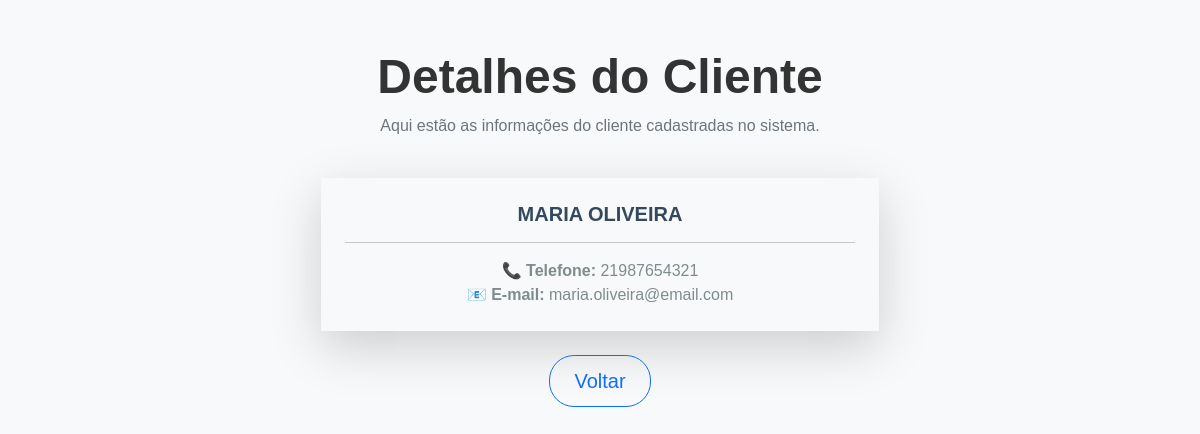
/view/29/, run on the app's committed database.
### app/models.py (models this page shows)
class User (models.Model):
    username = models.CharField(max_length=20)
    phone = models.IntegerField(max_length=11)
    email = models.EmailField(max_length=254)

### app/views.py (the view)
# urls.py: path('view/<int:pk>/', view, name='view'),
def view(request, pk):
    data = {}
    data['db'] = User.objects.get(pk = pk)
    return render(request, 'view.html', data)

### app/templates/view.html (shortened to what this page needs)
{% load static %}
<!DOCTYPE html>
<html lang="pt-br">
<head>
    <link rel="stylesheet" href="https://cdn.jsdelivr.net/npm/bootstrap@5.1.3/dist/css/bootstrap.min.css"
>
    <link rel="stylesheet" href="{% static 'style.css' %}">
</head>
<body class="bg-light">
    <main class="container py-5">
        <div class="text-center mb-4">
            <h1 class="display-5 fw-bold">Detalhes do Cliente</h1>
            <p class="text-muted">Aqui estão as informações do cliente cadastradas no sistema.</p>
        </div>
        <div class="col-md-6 mx-auto">
            <div class="shadow-lg border-0 rounded-4">
                <div class="card-body p-4 text-center">
                    <h5 class="card-title text-uppercase fw-bold">{{ db.username }}</h5>
                    <hr>
                    <p class="card-text">
                        <strong>📞 Telefone:</strong> {{ db.phone }}<br>
                        <strong>📧 E-mail:</strong> {{ db.email }}
                    </p>
                </div>
            </div>
        </div>
        <div class="text-center mt-4">
            <a href="/" class="btn btn-outline-primary btn-lg px-4">Voltar</a>
        </div>
    </main>
</body>
</html>

### app/static/style.css (style rules this page uses)
* { margin: 0; padding: 0; box-sizing: border-box; }
body { background-color: #f4f6f9; font-family: 'Arial', sans-serif; color: #333; }
main { display: flex; flex-direction: column; }
.btn { border-radius: 25px; padding: 10px 20px; }
.card-title { font-size: 1.25rem; font-weight: bold; color: #34495e; }
.card-text { font-size: 1rem; color: #7f8c8d; }
.card-body { padding: 1.25rem; }
.card-body p { margin-bottom: 0; }

### data on the page
User: username "MARIA OLIVEIRA", phone "21987654321", email "maria.oliveira@email.com"
